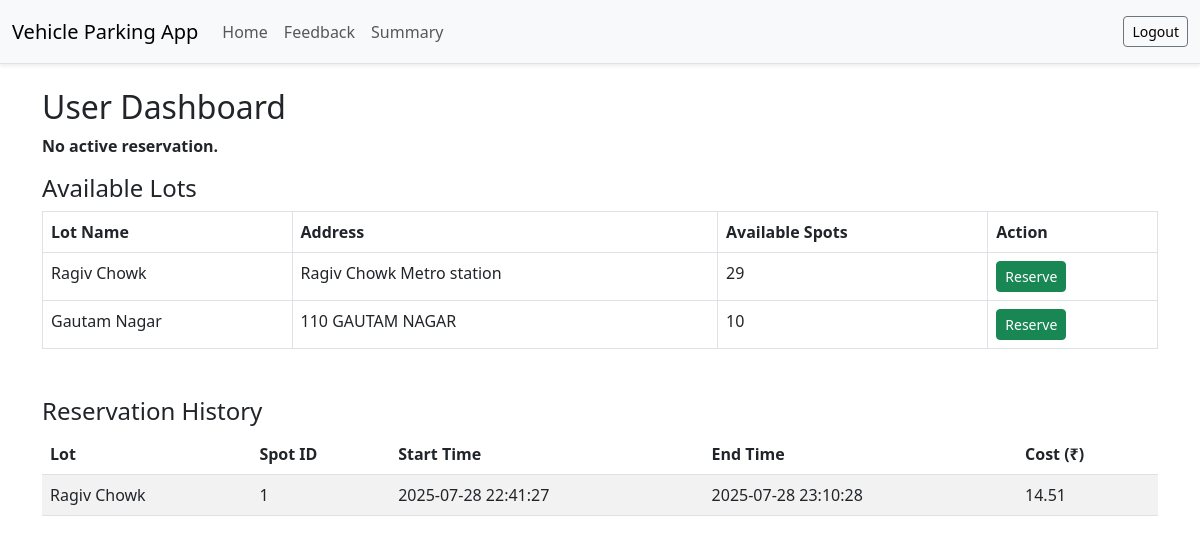
The page /user/dashboard (signed in) on the database its author committed.
### models.py (models this page shows)
class ParkingLot(db.Model):
    id = db.Column(db.Integer, primary_key=True)
    name = db.Column(db.String(100), nullable=False)
    address = db.Column(db.String(200), nullable=False)
    pin_code = db.Column(db.String(10), nullable=False)
    price = db.Column(db.Float, nullable=False)
    max_spots = db.Column(db.Integer, nullable=False)
    spots = db.relationship('ParkingSpot', backref='lot', lazy=True)

class Reservation(db.Model):
    id = db.Column(db.Integer, primary_key=True)
    user_id = db.Column(db.Integer, db.ForeignKey('user.id'), nullable=False)
    spot_id = db.Column(db.Integer, db.ForeignKey('parking_spot.id'), nullable=False)
    parking_time = db.Column(db.DateTime, nullable=True)
    release_time = db.Column(db.DateTime, nullable=True)
    cost = db.Column(db.Float, nullable=True)
    vehicle_number = db.Column(db.String(20), nullable=False)
    rating = db.Column(db.Float, nullable=True)

class ParkingSpot(db.Model):
    id = db.Column(db.Integer, primary_key=True)
    lot_id = db.Column(db.Integer, db.ForeignKey('parking_lot.id'), nullable=False)
    status = db.Column(db.String(1), nullable=False, default='A')  # A = Available, O = Occupied
    reservations = db.relationship('Reservation', backref='spot', lazy="dynamic")

### app.py (the view)
@app.route('/user/dashboard')
def user_dashboard():
    if session.get('role') != 'user':
        return redirect(url_for('login'))
    user_id = session.get('user')
    if not isinstance(user_id, int):
        return redirect(url_for('login'))
    lots = ParkingLot.query.all()
    active_res = Reservation.query.filter_by(user_id=user_id, release_time=None).first()
    history = Reservation.query.filter(Reservation.user_id == user_id, Reservation.release_time != None).all()
    return render_template('user_dashboard.html', lots=lots, active_res=active_res, history=history)

### templates/user_dashboard.html
{% extends "base.html" %}
{% block content %}
<h2>User Dashboard</h2>
{% if active_res %}
<div class="alert alert-info">
    <strong>Active Reservation:</strong><br>
    Lot: {{ active_res.spot.lot.name }}<br>
    Spot ID: {{ active_res.spot.id }}<br>
    Start Time: {{ active_res.parking_time.strftime('%Y-%m-%d %H:%M:%S') }}<br>
    <a href="{{ url_for('release_spot', reservation_id=active_res.id) }}" class="btn btn-danger mt-2">Release Spot</a>
</div>
{% else %}
<p><strong>No active reservation.</strong></p>
{% endif %}
<h4>Available Lots</h4>
<table class="table table-bordered">
    <thead>
        <tr>
            <th>Lot Name</th>
            <th>Address</th>
            <th>Available Spots</th>
            <th>Action</th>
        </tr>
    </thead>
    <tbody>
        {% for lot in lots %}
        <tr>
            <td>{{ lot.name }}</td>
            <td>{{ lot.address }}</td>
            <td>{{ lot.spots | selectattr('status', 'equalto', 'A') | list | length }}</td>
            <td>
                {% if not active_res and lot.spots | selectattr('status', 'equalto', 'A') | list | length > 0 %}
                <a href="{{ url_for('reserve_spot', lot_id=lot.id) }}" class="btn btn-success btn-sm">Reserve</a>
                {% else %}
                <button class="btn btn-secondary btn-sm" disabled>Unavailable</button>
                {% endif %}
            </td>
        </tr>
        {% endfor %}
    </tbody>
</table>
{% if history %}
<h4 class="mt-5">Reservation History</h4>
<table class="table table-striped">
    <thead>
        <tr>
            <th>Lot</th>
            <th>Spot ID</th>
            <th>Start Time</th>
            <th>End Time</th>
            <th>Cost (₹)</th>
        </tr>
    </thead>
    <tbody>
        {% for res in history %}
        <tr>
            <td>{{ res.spot.lot.name }}</td>
            <td>{{ res.spot.id }}</td>
            <td>{{ res.parking_time.strftime('%Y-%m-%d %H:%M:%S') }}</td>
            <td>{{ res.release_time.strftime('%Y-%m-%d %H:%M:%S') }}</td>
            <td>{{ res.cost }}</td>
        </tr>
        {% endfor %}
    </tbody>
</table>
{% endif %}
{% endblock %}

### static/css/styles.css (style rules this page uses)
body { background-color: #f8f9fa; }
h2 { margin-bottom: 20px; }

### rows shown on the page
ParkingLot: name "Ragiv Chowk", address "Ragiv Chowk Metro station", spots|selectattr "29"
ParkingLot: name "Gautam Nagar", address "110 GAUTAM NAGAR", spots|selectattr "10"
Reservation: spot.lot.name "Ragiv Chowk", spot.id "1", parking_time "2025-07-28 22:41:27", release_time "2025-07-28 23:10:28", cost "14.51"
